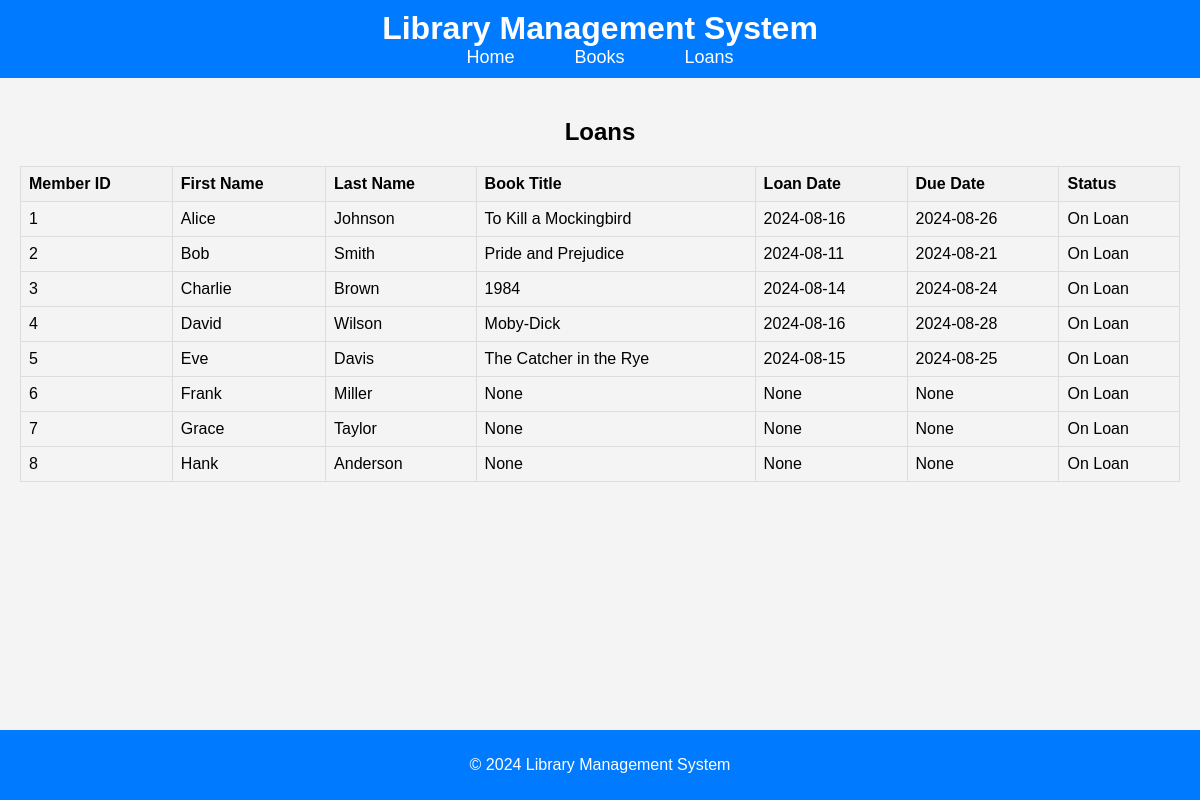
Page /loans on the committed database.
### tables this page shows
CREATE TABLE loans (
    loan_id INTEGER PRIMARY KEY AUTOINCREMENT,
    book_id INTEGER NOT NULL,
    member_id INTEGER NOT NULL,
    loan_date DATE NOT NULL,
    due_date DATE NOT NULL,
    return_date DATE,
    FOREIGN KEY (book_id) REFERENCES books(book_id),
    FOREIGN KEY (member_id) REFERENCES members(member_id)
);

CREATE TABLE members (
    member_id INTEGER PRIMARY KEY AUTOINCREMENT,
    first_name TEXT NOT NULL,
    last_name TEXT NOT NULL,
    email TEXT NOT NULL UNIQUE,
    phone_number TEXT,
    address TEXT,
    membership_date DATE NOT NULL
);

CREATE TABLE books (
    book_id INTEGER PRIMARY KEY AUTOINCREMENT,
    title TEXT NOT NULL,
    author TEXT NOT NULL,
    isbn TEXT UNIQUE,
    publication_year INTEGER,
    genre TEXT,
    quantity INTEGER NOT NULL DEFAULT 1,
    available_copies INTEGER NOT NULL DEFAULT 1
);

### app.py (the view)
@app.route("/loans")
def list_loans():
    loans = get_members_with_loans()
    return render_template("loans.html", loans=loans)

### app.py (called while the page is built)
def get_members_with_loans():
    conn = sqlite3.connect("library.db")
    cursor = conn.cursor()
    cursor.execute(
        """
    SELECT
        m.member_id, m.first_name, m.last_name,
        b.title, l.loan_date, l.due_date, l.return_date
    FROM members m
    LEFT JOIN loans l ON m.member_id = l.member_id
    LEFT JOIN books b ON l.book_id = b.book_id
    """
    )
    loans = cursor.fetchall()
    conn.close()
    loans_list = [
        {
            "member_id": loan[0],
            "first_name": loan[1],
            "last_name": loan[2],
            "book_title": loan[3],
            "loan_date": loan[4],
            "due_date": loan[5],
            "return_date": loan[6],
        }
        for loan in loans
    ]
    return loans_list

### templates/loans.html
{% extends 'base.html' %}
{% block content %}
<h2>Loans</h2>
<table>
    <thead>
        <tr>
            <th>Member ID</th>
            <th>First Name</th>
            <th>Last Name</th>
            <th>Book Title</th>
            <th>Loan Date</th>
            <th>Due Date</th>
            <th>Status</th>
        </tr>
    </thead>
    <tbody>
        {% for loan in loans %}
        <tr>
            <td>{{ loan.member_id }}</td>
            <td>{{ loan.first_name }}</td>
            <td>{{ loan.last_name }}</td>
            <td>{{ loan.book_title }}</td>
            <td>{{ loan.loan_date }}</td>
            <td>{{ loan.due_date }}</td>
            <td>{% if loan.return_date %}Returned{% else %}On Loan{% endif %}</td>
        </tr>
        {% endfor %}
    </tbody>
</table>
{% endblock %}

### static/styles.css (style rules this page uses)
body { font-family: Arial, sans-serif; margin: 0; padding: 0; background-color: #f4f4f4; }
table { width: 100%; border-collapse: collapse; margin-bottom: 20px; }
table, th, td { border: 1px solid #ddd; }
th, td { padding: 8px; text-align: left; }
th { background-color: #f2f2f2; }

### rows in the picture
loans: member_id "1", first_name "Alice", last_name "Johnson", book_title "To Kill a Mockingbird", loan_date "2024-08-16", due_date "2024-08-26"
loans: member_id "2", first_name "Bob", last_name "Smith", book_title "Pride and Prejudice", loan_date "2024-08-11", due_date "2024-08-21"
loans: member_id "3", first_name "Charlie", last_name "Brown", book_title "1984", loan_date "2024-08-14", due_date "2024-08-24"
loans: member_id "4", first_name "David", last_name "Wilson", book_title "Moby-Dick", loan_date "2024-08-16", due_date "2024-08-28"
loans: member_id "5", first_name "Eve", last_name "Davis", book_title "The Catcher in the Rye", loan_date "2024-08-15", due_date "2024-08-25"
members: member_id "6", first_name "Frank", last_name "Miller", book_title "None", loan_date "None", due_date "None"
members: member_id "7", first_name "Grace", last_name "Taylor", book_title "None", loan_date "None", due_date "None"
members: member_id "8", first_name "Hank", last_name "Anderson", book_title "None", loan_date "None", due_date "None"
